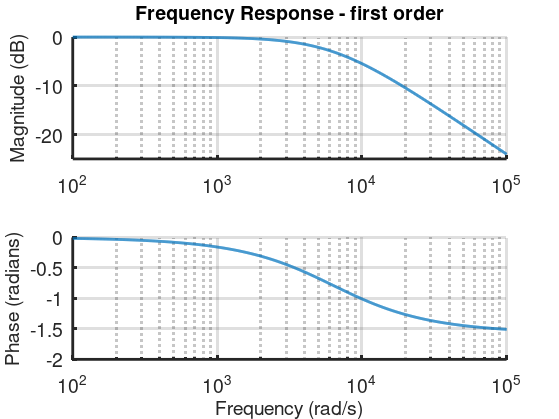

MATLAB code for this plot:
clear all; close all;
R = 99.2e3;
C = 1.6e-9;
a = 1/(R*C);

% simple example
H = tf([a],[1,a]);
[mag,ph,w] = bode(H);

% Create a nice bode plot 
hFig = figure();
set(hFig, 'Visible', 'off');
hold on;

subplot(2,1,1);
hm = semilogx(w,20*log10(squeeze(mag)));
grid on;
hTitle  = title ('Frequency Response - first order');
hYLabel1 = ylabel('Magnitude (dB)');
set(gca, 'FontSize', 14, 'YTick', -60:10:20, 'Box', 'off', 'LineWidth', 2);
subplot(2,1,2);
hp = semilogx(w,squeeze(ph*(pi/180)));
grid on;
hYLabel2 = ylabel('Phase (radians)');
hXLabel = xlabel('Frequency (rad/s)');
set(gca, 'FontSize', 14, 'Box', 'off', 'LineWidth', 2);

set(hm, 'linewidth', 2);
set(hp, 'linewidth', 2);

set([hXLabel, hYLabel1, hYLabel2]  , ...
     'FontSize'   , 14          );
set( hTitle                    , ...
     'FontSize'   , 14          , ...
     'FontWeight' , 'bold'      );

% write a nice tikz version
%matlab2tikz('plot.tikz', 'figurehandle', hFig);

set(gcf, 'PaperPositionMode', 'auto');
print -dpng lecture24_1.png

%quit;
